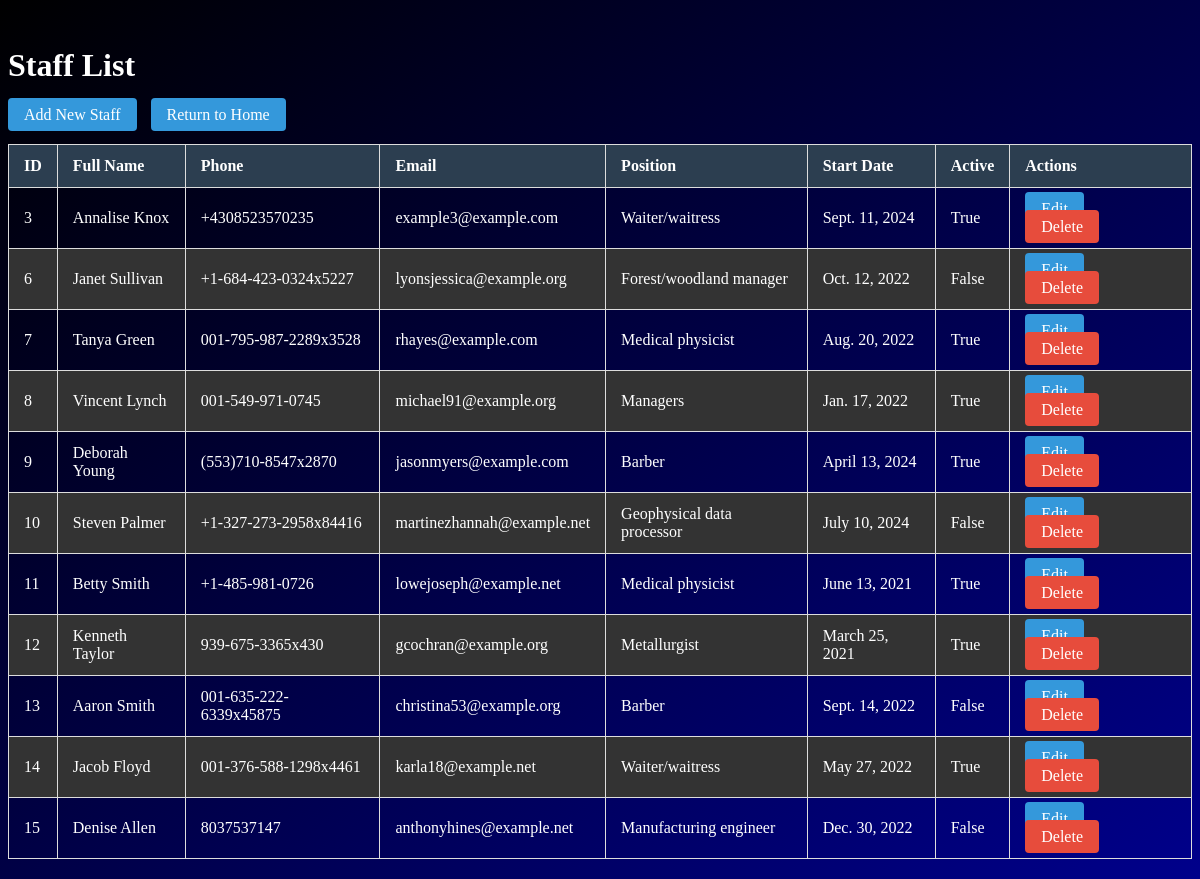
Page /staff/ on the committed database.
### dashboard/models.py (models this page shows, shortened)
class Staff(models.Model):
    full_name = models.CharField(max_length=255)
    phone = models.CharField(max_length=20, blank=True, null=True)
    email = models.EmailField(unique=True)
    position = models.ForeignKey(Position, on_delete=models.CASCADE)
    start_date = models.DateField()
    is_active = models.BooleanField(default=True)

class Position(models.Model):
    name = models.CharField(max_length=100)

### dashboard/views.py (the view)
# urls.py: path('staff/', staff_list, name='staff_list'),
def staff_list(request):
    staff_members = Staff.objects.all()
    return render(request, 'staff_list.html', {'staff_members': staff_members})

### dashboard/templates/staff_list.html (shortened to what this page needs)
<!DOCTYPE html>
<html lang="en">
{% load static %}
<head>
</head>
<body>
    <main>
        <header>
            <br>
            <h1>Staff List</h1>
            <a href="{% url 'staff_create' %}" class="button">Add New Staff</a>
            <a href="{% url 'index' %}" class="button">Return to Home</a>
        </header>
        <section>
            <table>
                <thead>
                    <tr>
                        <th>ID</th>
                        <th>Full Name</th>
                        <th>Phone</th>
                        <th>Email</th>
                        <th>Position</th>
                        <th>Start Date</th>
                        <th>Active</th>
                        <th>Actions</th>
                    </tr>
                </thead>
                <tbody>
                    {% for staff in staff_members %}
                    <tr>
                        <td>{{ staff.id }}</td>
                        <td>{{ staff.full_name }}</td>
                        <td>{{ staff.phone }}</td>
                        <td>{{ staff.email }}</td>
                        <td>{{ staff.position.name }}</td>
                        <td>{{ staff.start_date }}</td>
                        <td>{{ staff.is_active }}</td>
                        <td>
                            <a href="{% url 'staff_edit' staff.id %}" class="button">Edit</a>
                            <a href="{% url 'staff_delete' staff.id %}" class="button button2">Delete</a>
                        </td>
                    </tr>
                    {% empty %}
                    <tr>
                        <td colspan="8">No staff members available</td>
                    </tr>
                    {% endfor %}
                </tbody>
            </table>
        </section>
    </main>
</body>
</html>

### dashboard/templates/staff_list.html (style rules this page uses)
body { background-color: blue; background-image: linear-gradient(to bottom right, black, darkblue); color: #ffffff; font-size: 16px; min-height: 100vh; overflow-x: hidden; }
table { width: 100%; border-collapse: collapse; margin: 20px 0; font-size: 16px; text-align: left; }
th, td { padding: 12px 15px; border: 1px solid #ddd; }
th { background-color: #2C3E50; color: white; }
tr:nth-child(even) { background-color: #333; }
.button { padding: 8px 16px; margin-right: 10px; background-color: #3498DB; color: white; border: none; cursor: pointer; border-radius: 4px; text-decoration: none; }
.button2 { background-color: #E74C3C; }

### rows in the picture
Staff: id "3", full_name "Annalise Knox", phone "+4308523570235", email "example3@example.com", position.name "Waiter/waitress", start_date "Sept. 11, 2024", is_active "True"
Staff: id "6", full_name "Janet Sullivan", phone "+1-684-423-0324x5227", email "lyonsjessica@example.org", position.name "Forest/woodland manager", start_date "Oct. 12, 2022", is_active "False"
Staff: id "7", full_name "Tanya Green", phone "001-795-987-2289x3528", email "rhayes@example.com", position.name "Medical physicist", start_date "Aug. 20, 2022", is_active "True"
Staff: id "8", full_name "Vincent Lynch", phone "001-549-971-0745", email "michael91@example.org", position.name "Managers", start_date "Jan. 17, 2022", is_active "True"
Staff: id "9", full_name "Deborah Young", phone "(553)710-8547x2870", email "jasonmyers@example.com", position.name "Barber", start_date "April 13, 2024", is_active "True"
Staff: id "10", full_name "Steven Palmer", phone "+1-327-273-2958x84416", email "martinezhannah@example.net", position.name "Geophysical data processor", start_date "July 10, 2024", is_active "False"
Staff: id "11", full_name "Betty Smith", phone "+1-485-981-0726", email "lowejoseph@example.net", position.name "Medical physicist", start_date "June 13, 2021", is_active "True"
Staff: id "12", full_name "Kenneth Taylor", phone "939-675-3365x430", email "gcochran@example.org", position.name "Metallurgist", start_date "March 25, 2021", is_active "True"
Staff: id "13", full_name "Aaron Smith", phone "001-635-222-6339x45875", email "christina53@example.org", position.name "Barber", start_date "Sept. 14, 2022", is_active "False"
Staff: id "14", full_name "Jacob Floyd", phone "001-376-588-1298x4461", email "karla18@example.net", position.name "Waiter/waitress", start_date "May 27, 2022", is_active "True"
Staff: id "15", full_name "Denise Allen", phone "8037537147", email "anthonyhines@example.net", position.name "Manufacturing engineer", start_date "Dec. 30, 2022", is_active "False"
